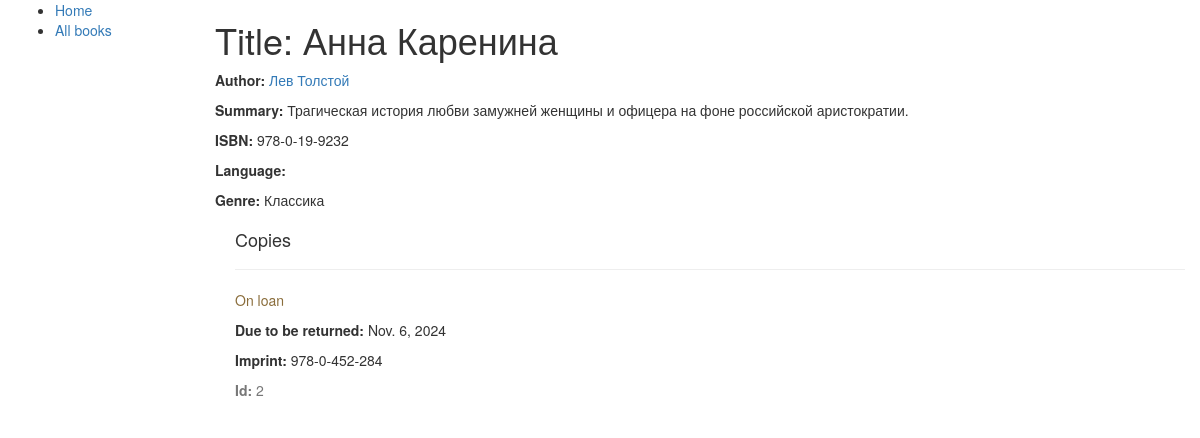
Page /catalog/book/2/ on the committed database.
### catalog/models.py (models this page shows, shortened)
class Book(models.Model):
    title = models.CharField(max_length=200)
    author = models.ForeignKey(Author, on_delete=models.CASCADE, default=1)  # Using default=1 for existing author
    summary = models.TextField(max_length=1000, help_text="Enter a brief description of the book")
    isbn = models.CharField('ISBN', max_length=13, unique=True, help_text="13-character ISBN number")
    genre = models.ManyToManyField(Genre, help_text="Select a genre for this book")

class Author(models.Model):
    first_name = models.CharField(max_length=100)
    last_name = models.CharField(max_length=100)
    date_of_birth = models.DateField(null=True, blank=True)
    date_of_death = models.DateField('Died', null=True, blank=True)
    def __str__(self):
        return f'{self.first_name} {self.last_name}'

class Genre(models.Model):
    name = models.CharField(max_length=200, help_text="Enter a book genre (e.g. Science Fiction, Fantasy, etc.)")
    def __str__(self):
        return self.name

class BookInstance(models.Model):
    book = models.ForeignKey(Book, on_delete=models.CASCADE)
    status = models.CharField(
        max_length=20,
        choices=[('a', 'Available'), ('o', 'On loan')],
        default='a',
    )
    due_back = models.DateField(null=True, blank=True)
    imprint = models.CharField(max_length=200, help_text="Enter the imprint details (e.g. publisher)")
    id = models.CharField(max_length=200, primary_key=True)

### catalog/views.py (the view)
# urls.py: path('book/<int:pk>/', views.BookDetailView.as_view(), name='book-detail'),  # Детальная информация о книге
class BookDetailView(generic.DetailView):
    model = Book
    template_name = 'catalog/book_detail.html'
    def get_context_data(self, **kwargs):
        context = super().get_context_data(**kwargs)
        book = self.get_object()
        context['book_instances'] = BookInstance.objects.filter(book=book)
        return context

### catalog/templates/catalog/book_detail.html
{% extends "base_generic.html" %}
{% block content %}
  <h1>Title: {{ book.title }}</h1>
  <p><strong>Author:</strong> <a href="">{{ book.author }}</a></p>
  <p><strong>Summary:</strong> {{ book.summary }}</p>
  <p><strong>ISBN:</strong> {{ book.isbn }}</p>
  <p><strong>Language:</strong> {{ book.language }}</p>
  <p><strong>Genre:</strong> {% for genre in book.genre.all %} {{ genre }}{% if not forloop.last %}, {% endif %}{% endfor %}</p>
  <div style="margin-left:20px;margin-top:20px">
    <h4>Copies</h4>
    {% for copy in book.bookinstance_set.all %}
    <hr>
    <p class="{% if copy.status == 'a' %}text-success{% elif copy.status == 'd' %}text-danger{% else %}text-warning{% endif %}">{{ copy.get_status_display }}</p>
    {% if copy.status != 'a' %}<p><strong>Due to be returned:</strong> {{copy.due_back}}</p>{% endif %}
    <p><strong>Imprint:</strong> {{copy.imprint}}</p>
    <p class="text-muted"><strong>Id:</strong> {{copy.id}}</p>
    {% endfor %}
  </div>
{% endblock %}

### rows in the picture
Book: title "Анна Каренина", author "Лев Толстой", summary "Трагическая история любви замужней женщины и офицера на фоне российской аристократии.", isbn "978-0-19-9232"
Genre: name "Классика"
BookInstance: status "On loan", due_back "Nov. 6, 2024", imprint "978-0-452-284", id "2"
